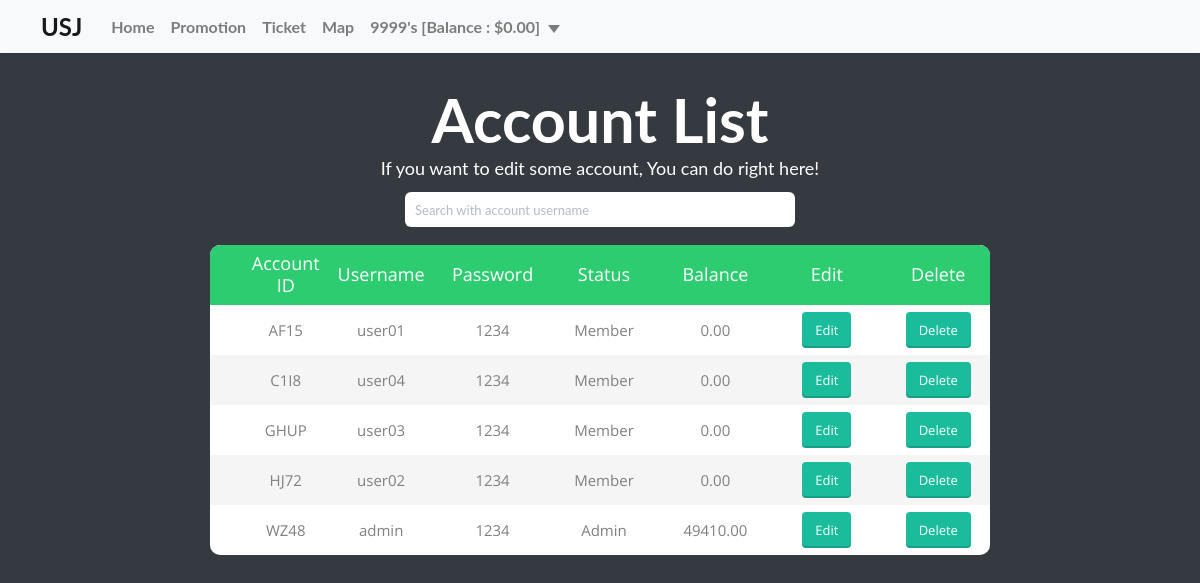
Page /Manage/Account-List.php (signed in) on the earlier database version.
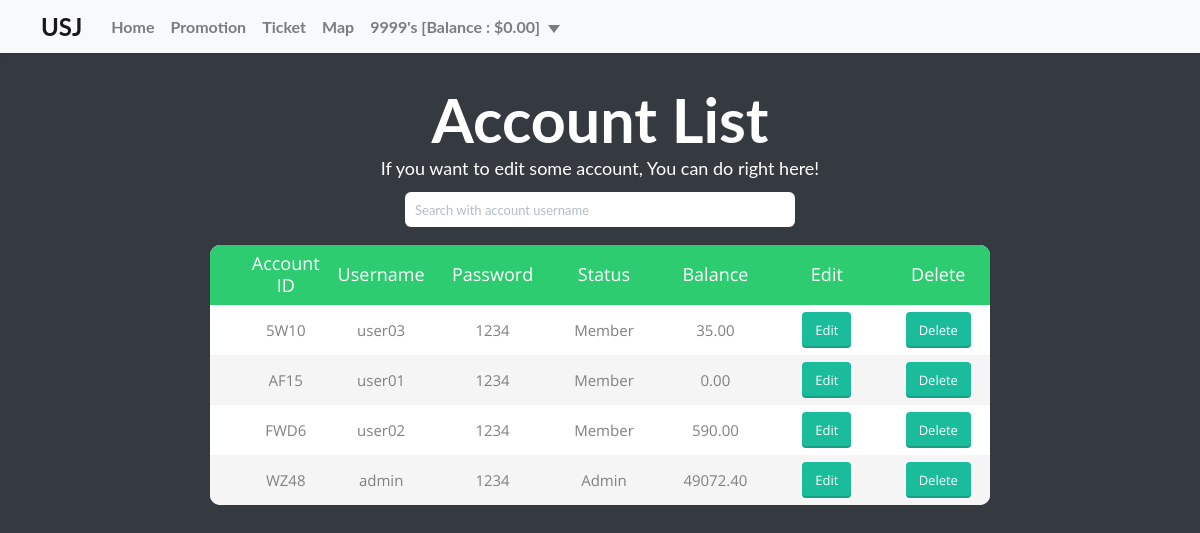
Same page on the later database version.
### tables this page shows
CREATE TABLE `account` (
  `USER_ID` varchar(4) NOT NULL,
  `USERNAME` varchar(30) NOT NULL,
  `PASSWORD` varchar(30) NOT NULL,
  `STATUS_ID` int(3) DEFAULT NULL,
  `MONEY` decimal(10,2) NOT NULL
);

CREATE TABLE `status` (
  `STATUS_ID` int(3) NOT NULL,
  `STATUS_NAME` varchar(50) NOT NULL
);

### Manage/Account-List.php (the view, shortened to what the changed rows need)
<html>
    <head>
        <link rel="stylesheet" href="../css/bootstrap.css">
        <link rel="stylesheet" href="../css/flat-ui.css">
        <link rel="stylesheet" href="../css/flat-web.css">
        <link rel="stylesheet" href="../css/style.css">
        <link rel="stylesheet" type="text/css" href="../css/account-table.css">
    </head>
    <body>
        <main>
            <div class="table-content">
                <div class="limiter">
                    <div class="container-table100">
                        <div class="wrap-table100">
                            <div class="table100">
                                <div class="jumbotron jumbotron-dark text-center">
                                    <h1>Account List</h1>
                                </div>
                                <table class="push-m">
                                    <thead>
                                    <tr class="table100-head">
                                        <th class="column1">Account ID</th>
                                        <th class="column2">Username</th>
                                        <th class="column3">Password</th>
                                        <th class="column4">Status</th>
                                        <th class="column5">Balance</th>
                                        <th class="column6">Edit</th>
                                        <th class="column7">Delete</th>
                                    </tr>
                                    </thead>
                                    <tbody>
                                        <?php
                                            if (isset($_GET['search']))
                                            {
                                                require('../Back-end/Connection.php');
                                                $username = $_GET['search'];
                                                $sql = "SELECT USER_ID, USERNAME, PASSWORD, status.STATUS_NAME, MONEY FROM account JOIN status on account.STATUS_ID = status.STATUS_ID WHERE USERNAME like '%".$username."%'";
                                                $resultAccount = mysqli_query($db, $sql);
                                                while ($row = mysqli_fetch_array($resultAccount))
                                                {
                                                    echo "<tr>";
                                                    for ($n = 1; $n <= 5; $n++)
                                                        echo "<td class='column$n'>".($row[$n - 1] !== null ? htmlentities($row[$n - 1], ENT_QUOTES) : "-")."</td>";
                                                    echo "<form action='../Back-end/Account-Edit.php' method='POST'>
                                                          <td class='column6'>
                                                            <input type='hidden' name='' value='$row[0]'>
                                                            <button type='submit' class='btn btn-sm btn-primary btn-embossed'>Edit</button>
                                                          </td> </form>";
                                                    echo "<form action='../Back-end/Account-Delete.php' method='POST'>
                                                          <td class='column7'>
                                                            <input type='hidden' name='' value='$row[0]'>
                                                            <button type='submit' class='btn btn-sm btn-primary btn-embossed'>Delete</button>
                                                          </td> </form>";
                                                    echo "</tr>";
                                                }
                                            }
                                            else
                                            {
                                                require('../Back-end/Connection.php');
                                                $sql = "SELECT USER_ID, USERNAME, PASSWORD, status.STATUS_NAME, MONEY FROM account JOIN status
                                                        ON account.STATUS_ID = status.STATUS_ID AND account.USER_ID != '9999'";
                                                $resultAccount = mysqli_query($db, $sql);
                                                while ($row = mysqli_fetch_array($resultAccount))
                                                {
                                                    echo "<tr>";
                                                    for ($n = 1; $n <= 5; $n++)
                                                        echo "<td class='column$n'>".($row[$n - 1] !== null ? htmlentities($row[$n - 1], ENT_QUOTES) : "-")."</td>";
                                                    echo "<form action='Account-Editor.php' method='POST'>
                                                          <td class='column6'>
                                                            <input type='hidden' name='USER_ID' value='$row[0]'>
                                                            <button type='submit' class='btn btn-sm btn-primary btn-embossed'>Edit</button>
                                                          </td> </form>";
                                                    echo "<form action='../Back-end/Account-Delete.php' method='POST'>
                                                          <td class='column7'>
                                                            <input type='hidden' name='USER_ID' value='$row[0]'>
                                                            <button type='submit' class='btn btn-sm btn-primary btn-embossed'>Delete</button>
                                                          </td> </form>";
                                                    echo "</tr>";
                                                }
                                            }
                                        ?>
                                    </tbody>
                                </table>
                            </div>
                        </div>
                    </div>
                </div>
            </div>
        </main>
    </body>
</html>

Differences in the rows shown:
removed account: USER_ID "C1I8", USERNAME "user04", PASSWORD "1234", STATUS_ID.STATUS_NAME "Member", MONEY "0.00"
removed account: USER_ID "GHUP", USERNAME "user03", PASSWORD "1234", STATUS_ID.STATUS_NAME "Member", MONEY "0.00"
removed account: USER_ID "HJ72", USERNAME "user02", PASSWORD "1234", STATUS_ID.STATUS_NAME "Member", MONEY "0.00"
added account: USER_ID "5W10", USERNAME "user03", PASSWORD "1234", STATUS_ID.STATUS_NAME "Member", MONEY "35.00"
added account: USER_ID "FWD6", USERNAME "user02", PASSWORD "1234", STATUS_ID.STATUS_NAME "Member", MONEY "590.00"
Other differences:
new list line: "49072.40"
list line gone: "49410.00"
